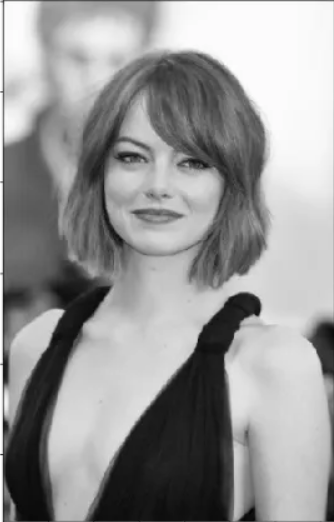
#> input picture girlImage.png, 334 x 522 px
$ python canny.py   (older library calls are emulated)
#> lines starting #> are read from the running program, lines starting #| are printed output that depends on the picture; after the words box and inside, x2 and y2 are one past the last pixel; in counts of white or black regions, pixels touching at a corner belong together
import cv2
import numpy as np

def gaussian_kernel(size, sigma):
    """Generates a 2D Gaussian kernel."""
    kernel = np.fromfunction(
        lambda x, y: (1/(2*np.pi*sigma**2)) * np.exp(-((x-(size-1)/2)**2 + (y-(size-1)/2)**2)/(2*sigma**2)),
        (size, size)
    )
    return kernel / np.sum(kernel)

#step 1: Apply Gaussian blur
def apply_gaussian_blur(image, kernel_size, sigma):
    """Applies Gaussian blur to the input image."""
    kernel = gaussian_kernel(kernel_size, sigma)
    blurred_image = cv2.filter2D(image, -1, kernel, borderType=cv2.BORDER_CONSTANT)
    return blurred_image

#step 2: Calculate gradients
def calculate_gradients(image):
    """Calculates gradients (magnitude and direction) using Sobel filters."""
    sobel_x = cv2.Sobel(image, cv2.CV_64F, 1, 0, ksize=3)
    sobel_y = cv2.Sobel(image, cv2.CV_64F, 0, 1, ksize=3)

    magnitude = np.hypot(sobel_x, sobel_y)
    theta = np.arctan2(sobel_y, sobel_x)

    return magnitude, theta
#step 3: Non-maximum suppression
def non_maximum_suppression(magnitude, theta):
    """Performs non-maximum suppression to thin edges."""
    rows, cols = magnitude.shape
    result = np.zeros_like(magnitude, dtype=np.uint8)
    angle = theta * 180.0 / np.pi
    angle[angle < 0] += 180

    for i in range(1, rows - 1):
        for j in range(1, cols - 1):
            q = 255
            r = 255

            # Angle 0
            if (0 <= angle[i, j] < 22.5) or (157.5 <= angle[i, j] <= 180):
                q = magnitude[i, j+1]
                r = magnitude[i, j-1]
            # Angle 45
            elif 22.5 <= angle[i, j] < 67.5:
                q = magnitude[i+1, j-1]
                r = magnitude[i-1, j+1]
            # Angle 90
            elif 67.5 <= angle[i, j] < 112.5:
                q = magnitude[i+1, j]
                r = magnitude[i-1, j]
            # Angle 135
            elif 112.5 <= angle[i, j] < 157.5:
                q = magnitude[i-1, j-1]
                r = magnitude[i+1, j+1]

            if (magnitude[i, j] >= q) and (magnitude[i, j] >= r):
                result[i, j] = magnitude[i, j]
            else:
                result[i, j] = 0

    return result
#step 4: Hysteresis edge tracking
def hysteresis_edge_tracking(image, low_threshold, high_threshold):
    """Performs edge tracking by hysteresis."""
    strong_edges = (image > high_threshold).astype(np.uint8) * 255
    weak_edges = ((image >= low_threshold) & (image <= high_threshold)).astype(np.uint8) * 255

    _, labels, stats, _ = cv2.connectedComponentsWithStats(weak_edges, connectivity=8)

    for i in range(1, stats.shape[0]):
        if stats[i, cv2.CC_STAT_AREA] >= 50:  # Adjust the area threshold as needed
            strong_edges[labels == i] = 255

    return strong_edges
#step 5: Canny edge detection
def canny_edge_detection(image, kernel_size=5, sigma=1.4, low_threshold=20, high_threshold=50):
    """Performs Canny edge detection on the input image."""
    # Step 1: Apply Gaussian blur
    blurred_image = apply_gaussian_blur(image, kernel_size, sigma)

    # Step 2: Calculate gradients
    magnitude, theta = calculate_gradients(blurred_image)

    # Step 3: Non-maximum suppression
    suppressed_image = non_maximum_suppression(magnitude, theta)

    # Step 4: Hysteresis edge tracking
    edges = hysteresis_edge_tracking(suppressed_image, low_threshold, high_threshold)

    return edges

# Load the image
img = cv2.imread('girlImage.png', cv2.IMREAD_GRAYSCALE)
#> img: shape (522, 334); min 4, max 255, mean 150.8
blurred_image = apply_gaussian_blur(img, 5, 1.4)
cv2.imshow('Blurred Image', blurred_image)
magnitude, theta = calculate_gradients(blurred_image)
#> in calculate_gradients, `sobel_x = cv2.Sobel(image, cv2.CV_64F, 1, 0, ksize=3)`:
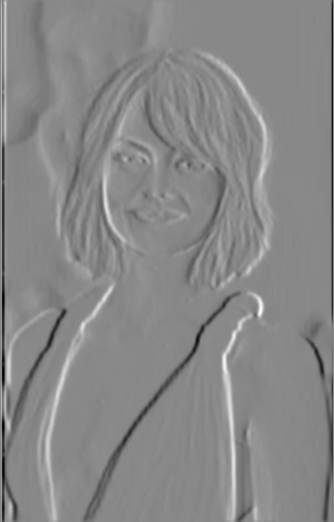
#> sobel_x: shape (522, 334) float64; min -424, max 370, mean -1.1; drawn with min black and max white
#> in calculate_gradients, `sobel_y = cv2.Sobel(image, cv2.CV_64F, 0, 1, ksize=3)`:
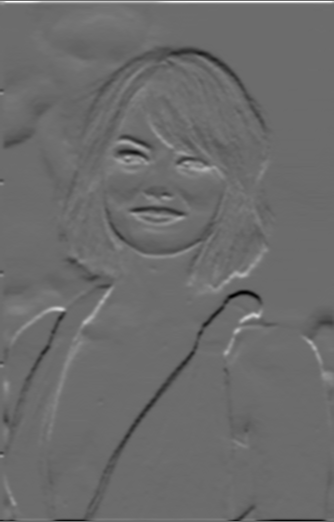
#> sobel_y: shape (522, 334) float64; min -338, max 456, mean -1; drawn with min black and max white
#> in calculate_gradients, `theta = np.arctan2(sobel_y, sobel_x)`:
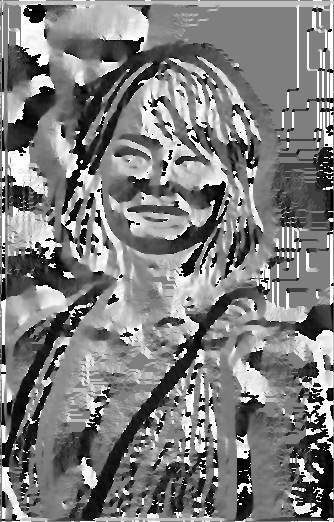
#> theta: shape (522, 334) float64; min -3.14, max 3.14, mean -0.0326; drawn with min black and max white
cv2.imshow('Magnitude', magnitude)
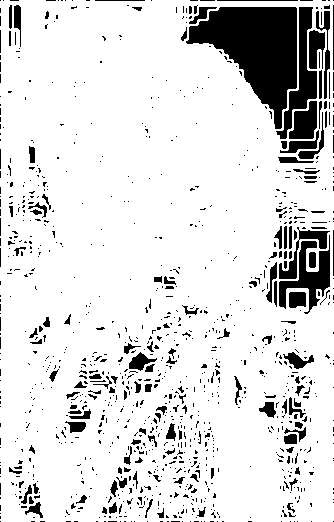
#> window 'Magnitude': shape (522, 334); 86.4% white; 1099 black regions (958 under 20 px), largest, box (x1, y1, x2, y2) and area: (186, 7, 297, 129) 7039, (276, 7, 317, 139) 1614, (279, 235, 330, 314) 1484
cv2.imshow('Theta', theta)
suppressed_image = non_maximum_suppression(magnitude, theta)
#> in non_maximum_suppression, `angle[angle < 0] += 180`:
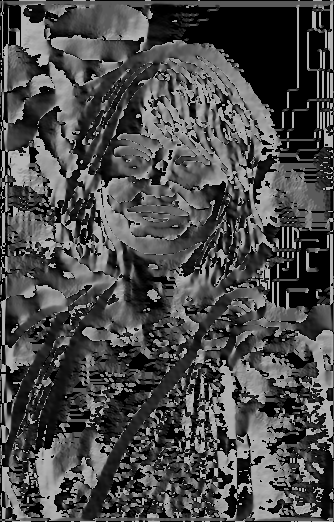
#> angle: shape (522, 334) float64; min 0, max 180, mean 74.9
cv2.imshow('Suppressed Image', suppressed_image)
# Perform Canny edge detection
edges = canny_edge_detection(img)
#> in hysteresis_edge_tracking, `strong_edges = (image > high_threshold).astype(np.uint8) * 255`: strong_edges: shape (522, 334); 3.3% white in thin lines or dots
#> in hysteresis_edge_tracking, `weak_edges = ((image >= low_threshold) & (image <= high_threshold)).as..`: weak_edges: shape (522, 334); 3.5% white in thin lines or dots
#> in hysteresis_edge_tracking, `_, labels, stats, _ = cv2.connectedComponentsWithStats(weak_edges, con..`:
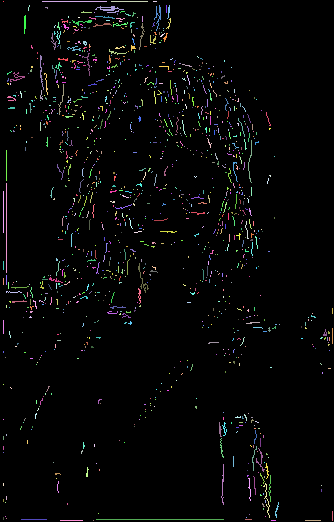
#> labels: shape (522, 334) int32; 1293 distinct labels, from 0 to 1292; one colour per label, 0 black
#> in hysteresis_edge_tracking, `_, labels, stats, _ = cv2.connectedComponentsWithStats(weak_edges, con..`: stats = 1293 rows, first 6: [0, 0, 334, 522, 168180], [3, 1, 1, 1, 1], [42, 1, 65, 1, 65], [111, 1, 37, 1, 37], [153, 1, 4, 1, 4], [28, 5, 2, 6, 6]
#> after the loop in hysteresis_edge_tracking, `for i in range(1, stats.shape[0]):`:
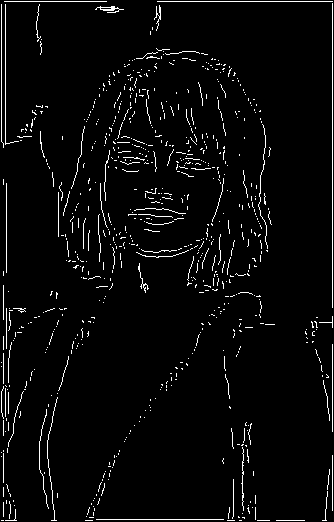
#> strong_edges: shape (522, 334); 3.6% white in thin lines or dots

# Display the result
cv2.imshow('Canny Edge Detection', edges)
cv2.imwrite('cannyimage.png', edges)

cv2.waitKey(0)
cv2.destroyAllWindows()
